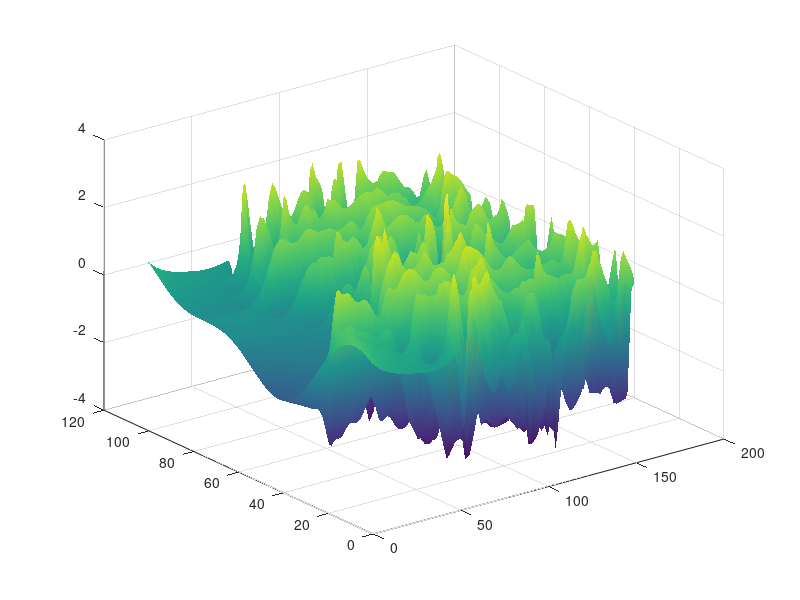

Reproduce this figure in MATLAB. (Note: this script raises an error after producing the figure.)
% ver página 12 del paper.
% kursiv.m - solution of Kuramoto-Sivashinsky equation by ETDRK4 scheme
%
%   u_t = -u*u_x - u_xx - u_xxxx, periodic BCs on [0,32*pi]
%   computation is based on v = fft(u), so linear term is diagonal
%   compare p27.m in Trefethen, "Spectral Methods in MATLAB", SIAM 2000
%   AK Kassam and LN Trefethen, July 2002

% Spatial grid and initial condition:
N = 128;
x = 32 * pi * (1:N)' / N;
u = cos(x / 16) .* (1 + sin(x / 16));
v = fft(u);
% Precompute various ETDRK4 scalar quantities:
h = 1/4;
k = [0:N/2-1 0 -N/2+1:-1]' / 16;
L = k.^2 - k.^4;
E = exp(h * L); E2 = exp(h * L / 2);
M = 16;
r = exp(1i * pi * ((1:M) - .5) / M);
LR = h * L(:, ones(M, 1)) + r(ones(N, 1), :);
Q = h * real(mean((exp(LR / 2) - 1) ./ LR, 2));
f1 = h * real(mean((-4 - LR + exp(LR) .* (4 - 3 * LR + LR.^2)) ./ LR.^3, 2));
f2 = h * real(mean((2 + LR + exp(LR) .* (-2 + LR)) ./ LR.^3, 2));
f3 = h * real(mean((-4 - 3 * LR - LR.^2 + exp(LR) .* (4 - LR)) ./ LR.^3, 2));
% Main time-stepping loop:
uu = u; tt = 0;
tmax = 150; nmax = round(tmax / h); nplt = floor((tmax / 100) / h);
g = -0.5i * k;

for n = 1:nmax
    t = n * h;
    Nv = g .* fft(real(ifft(v)).^2);
    a = E2 .* v + Q .* Nv;
    Na = g .* fft(real(ifft(a)).^2);
    b = E2 .* v + Q .* Na;
    Nb = g .* fft(real(ifft(b)).^2);
    c = E2 .* a + Q .* (2 * Nb - Nv);
    Nc = g .* fft(real(ifft(c)).^2);
    v = E .* v + Nv .* f1 + 2 * (Na + Nb) .* f2 + Nc .* f3;

    if mod(n, nplt) == 0
        u = real(ifft(v));
        uu = [uu, u]; tt = [tt, t];
    end

end

% Plot results:
surf(tt, x, uu), shading interp, lighting phong, axis tight
view([-90 90]), colormap(autumn); set(gca, 'zlim', [-5 50])
light('color', [1 1 0], 'position', [-1, 2, 2])
material([0.30 0.60 0.60 40.00 1.00]);
